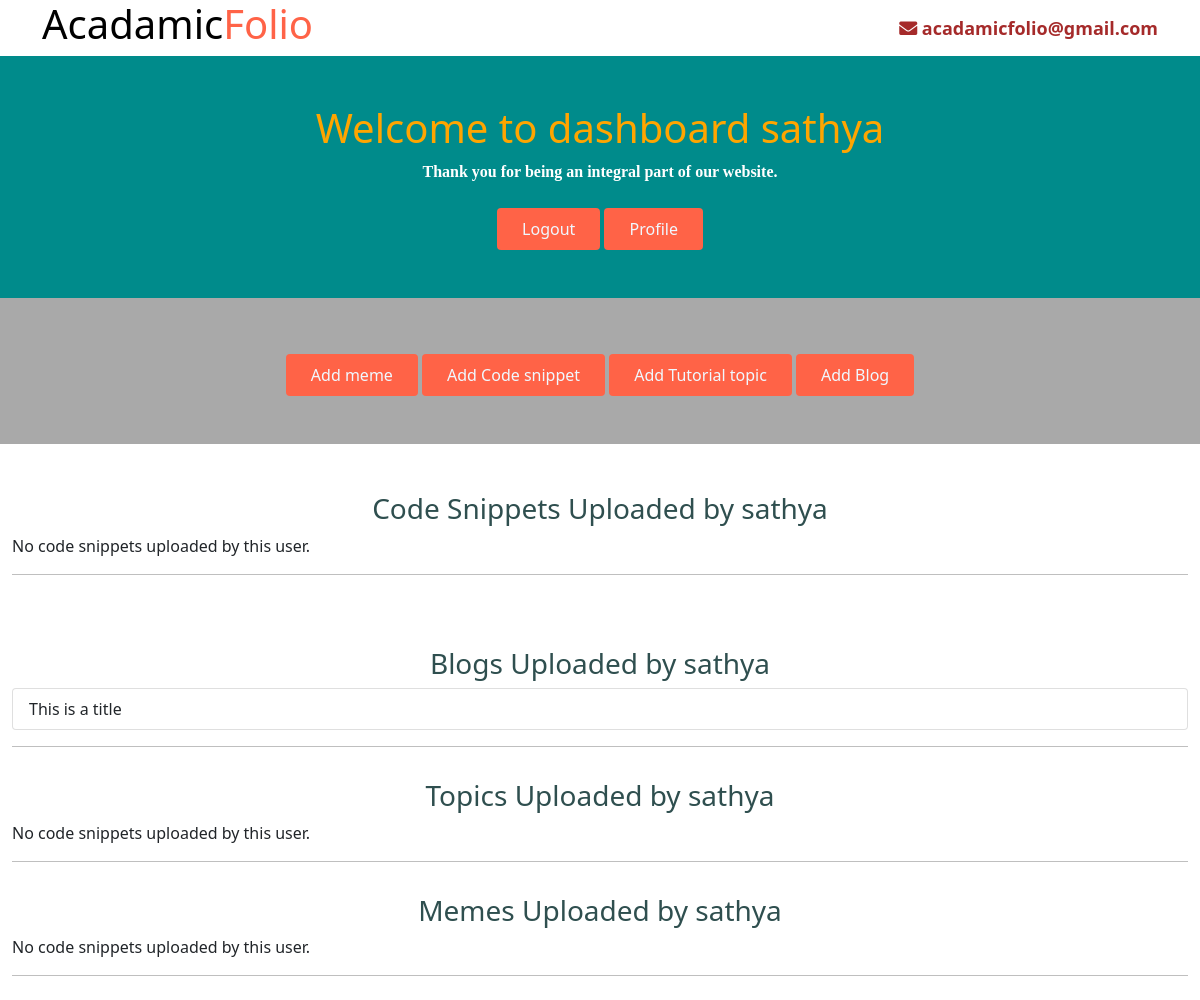
Page /homepage/ (signed in) on the earlier database version.
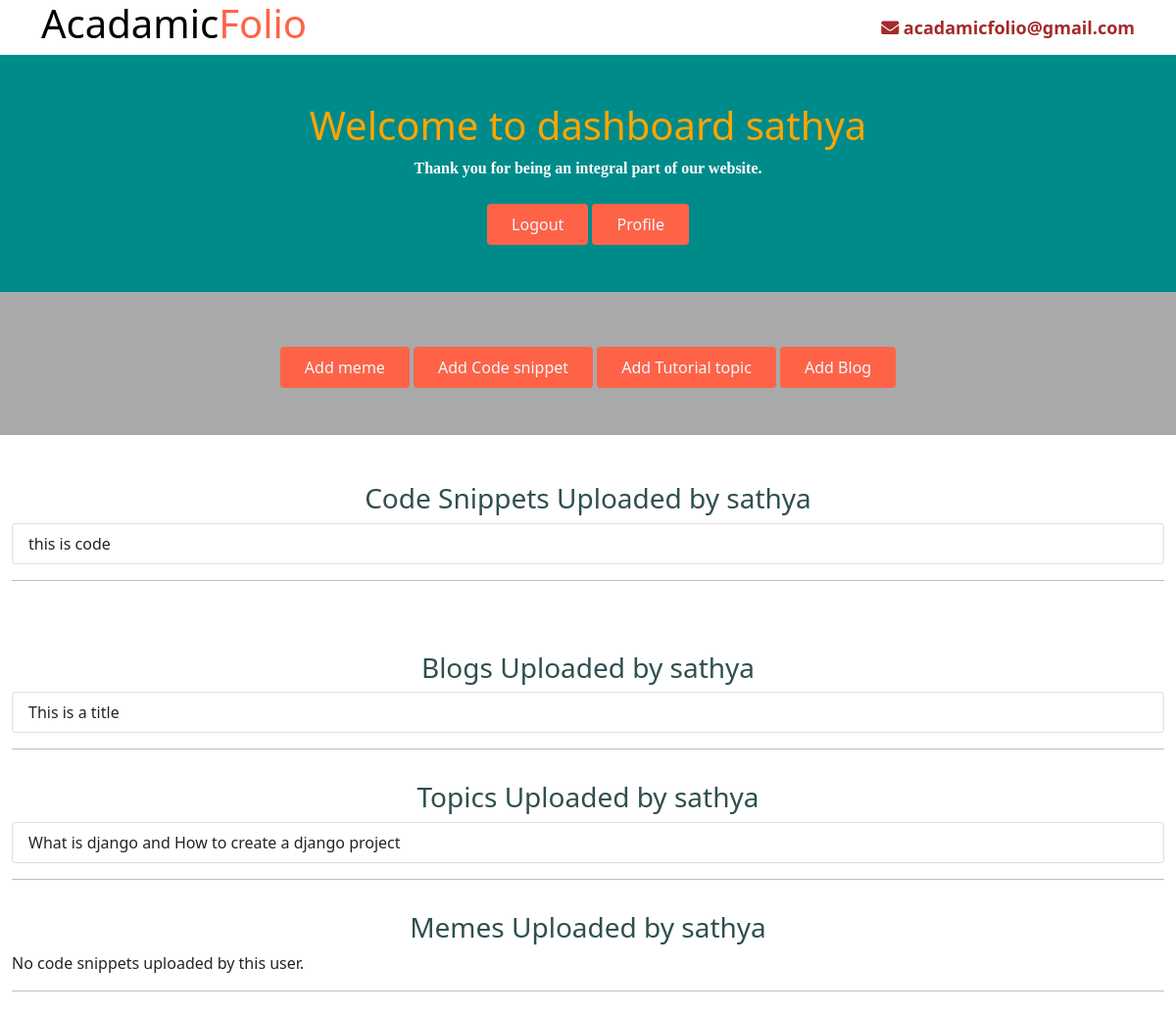
Same page on the later database version.
### app/models.py (models this page shows, shortened)
class User(AbstractUser):
    username = models.CharField(max_length=100)
    email = models.EmailField(unique=True)
    USERNAME_FIELD = 'email'
    REQUIRED_FIELDS = ['username']

class Blogs(models.Model):
    user = models.ForeignKey(User, on_delete=models.CASCADE)
    title = models.CharField(max_length=200,unique=True)
    content = CKEditor5Field('Text', config_name='extends')
    date = models.DateTimeField(auto_now_add=True)
    views = models.PositiveIntegerField(default=0)
    likes = models.ManyToManyField(User, related_name='liked_blogs', blank=True)

class CodeSnippet(models.Model):
    code_id = models.AutoField(primary_key=True)
    title = models.CharField(max_length=100)
    code = models.TextField()
    content = models.TextField()
    topic = models.ForeignKey(Topics,on_delete= models.CASCADE)
    user = models.ForeignKey(User,on_delete=models.CASCADE,default=1)

class TutorialPost(models.Model):
    post_id = models.AutoField(primary_key=True)
    post_title = models.CharField(max_length=100)
    post_content = CKEditor5Field('Text', config_name='extends')
    post_file = models.CharField(max_length=200)
    tutorialName = models.ForeignKey(TutorialName, on_delete=models.CASCADE)
    post_video = models.URLField()
    user = models.ForeignKey(User,on_delete=models.CASCADE,default=1)

### admin_user/views.py (the view)
# urls.py: 2. Add a URL to urlpatterns:  path('', views.home, name='home')
def home(request):
    user_codes = CodeSnippet.objects.filter(user=request.user)  # Assuming you're using Django's built-in authentication
    topics = TutorialPost.objects.filter(user=request.user)
    blog = Blogs.objects.filter(user=request.user)
    meme = Meme.objects.filter(user=request.user)
    return render(request, 'user/homepage.html', {'user_codes': user_codes,'topics':topics,'blog':blog,'meme':meme})

### templates/user/homepage.html (shortened to what this page needs)
<!DOCTYPE html>
<html lang="en">
<head>
    <link href="https://cdn.jsdelivr.net/npm/bootstrap@5.0.2/dist/css/bootstrap.min.css" rel="stylesheet"
>
    <link href="https://cdnjs.cloudflare.com/ajax/libs/font-awesome/5.15.3/css/all.min.css" rel="stylesheet">
</head>
<body>
    <div class="container">
        <div class="row justify-content-between align-items-center">
            <div class="col-md-6">
                <h1><span style="color: black;">Acadamic</span><span style="color: tomato;">Folio</span></h1>
            </div>
            <div class="col-md-6">
                <p class="mb-0 text-end" style="color: brown;font-size: large;font-weight: bold;">
                    <i class="fas fa-envelope"></i> acadamicfolio@gmail.com
                </p>
            </div>
        </div>
    </div>
    <div class="container-fluid py-5" style="background-color: darkcyan;">
        <div class="container text-center">
            <h1 style="color: orange;">Welcome to dashboard {{user.username}}</h1>
            <p class="text-white fw-bold" style="font-family: Georgia, 'Times New Roman', Times, serif;">Thank you for
                being an integral part
                of our website.</p>
            <a href="/logout/" style="background-color: tomato;color: aliceblue;"
                class="btn py-md-2 px-md-4 font-weight-semi-bold mt-2">Logout</a>
                <a href="/profile/" style="background-color: tomato;color: aliceblue;"
                class="btn py-md-2 px-md-4 font-weight-semi-bold mt-2">Profile</a>
        </div>
    </div>
    <div class="container-fluid py-5" style="background-color: darkgray;">
        <div class="container text-center">
            <a href="/post_meme/" style="background-color: tomato;color: aliceblue;"
                class="btn py-md-2 px-md-4 font-weight-semi-bold mt-2">Add meme</a>
            <a href="/post_code/" style="background-color: tomato;color: aliceblue;"
                class="btn py-md-2 px-md-4 font-weight-semi-bold mt-2">Add Code snippet</a>
            <a href="/add_post/" style="background-color: tomato;color: aliceblue;"
                class="btn py-md-2 px-md-4 font-weight-semi-bold mt-2">Add Tutorial topic</a>
            <a href="/post_blog/" style="background-color: tomato;color: aliceblue;"
                class="btn py-md-2 px-md-4 font-weight-semi-bold mt-2">Add Blog</a>
        </div>
    </div>
    <div class="container-fluid py-5" style="background-color: white;">
        <h3 style="color: darkslategrey;" class="text-center">Code Snippets Uploaded by {{ user.username }}</h3>
        {% if user_codes %}
        <ul class="list-group">
            {% for snippet in user_codes %}
            <a href="/codes/{{snippet.code_id}}/" class="list-group-item list-group-item-action" aria-current="true">
                {{ snippet.title }}
            </a>
            {% endfor %}
        </ul>
        {% else %}
        <p>No code snippets uploaded by this user.</p>
        {% endif %}
        <hr style="color: black;"/>
    </div>
    <div class="container-fluid py-2" style="background-color: white;">
        <h3 style="color: darkslategrey;" class="text-center">Blogs Uploaded by {{ user.username }}</h3>
        {% if blog %}
        <ul class="list-group">
            {% for blog in blog %}
            <a href="/blogs/{{blog.id}}/" class="list-group-item list-group-item-action" aria-current="true">
                {{ blog.title }}
            </a>
            {% endfor %}
        </ul>
        {% else %}
        <p>No code snippets uploaded by this user.</p>
        {% endif %}
        <hr style="color: black;"/>
    </div>
    <div class="container-fluid py-2" style="background-color: white;">
        <h3 style="color: darkslategrey;" class="text-center">Topics Uploaded by {{ user.username }}</h3>
        {% if topics %}
        <ul class="list-group">
            {% for topics in topics %}
            <a href="/topics/{{topics.post_id}}/" class="list-group-item list-group-item-action" aria-current="true">
                {{ topics.post_title }}
            </a>
            {% endfor %}
        </ul>
        {% else %}
        <p>No code snippets uploaded by this user.</p>
        {% endif %}
        <hr style="color: black;"/>
    </div>
    <div class="container-fluid py-2" style="background-color: white;">
        <h3 style="color: darkslategrey;" class="text-center">Memes Uploaded by {{ user.username }}</h3>
        {% if meme %}
        <ul class="list-group">
            {% for meme in meme %}
            <a href="/memes/{{meme.id}}/" class="list-group-item list-group-item-action" aria-current="true">
                {{ meme.description }}
            </a>
            {% endfor %}
        </ul>
        {% else %}
        <p>No code snippets uploaded by this user.</p>
        {% endif %}
        <hr style="color: black;"/>
    </div>
</body>
</html>

Differences in the rows shown:
added CodeSnippet: title "this is code"
added TutorialPost: post_title "What is django and How to create a django project"
Other differences:
text no longer shown: "No code snippets uploaded by this user. No code snippets uploaded by this user."
